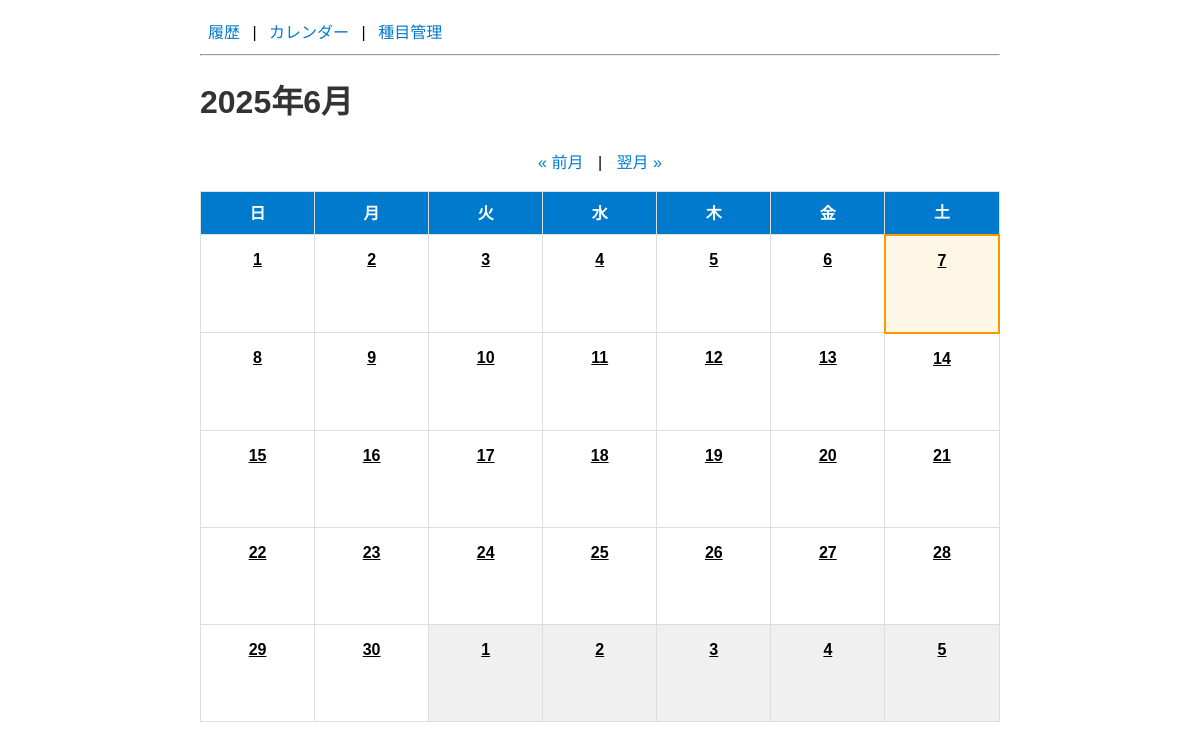
/calendar, run on an earlier commit of the app's database.
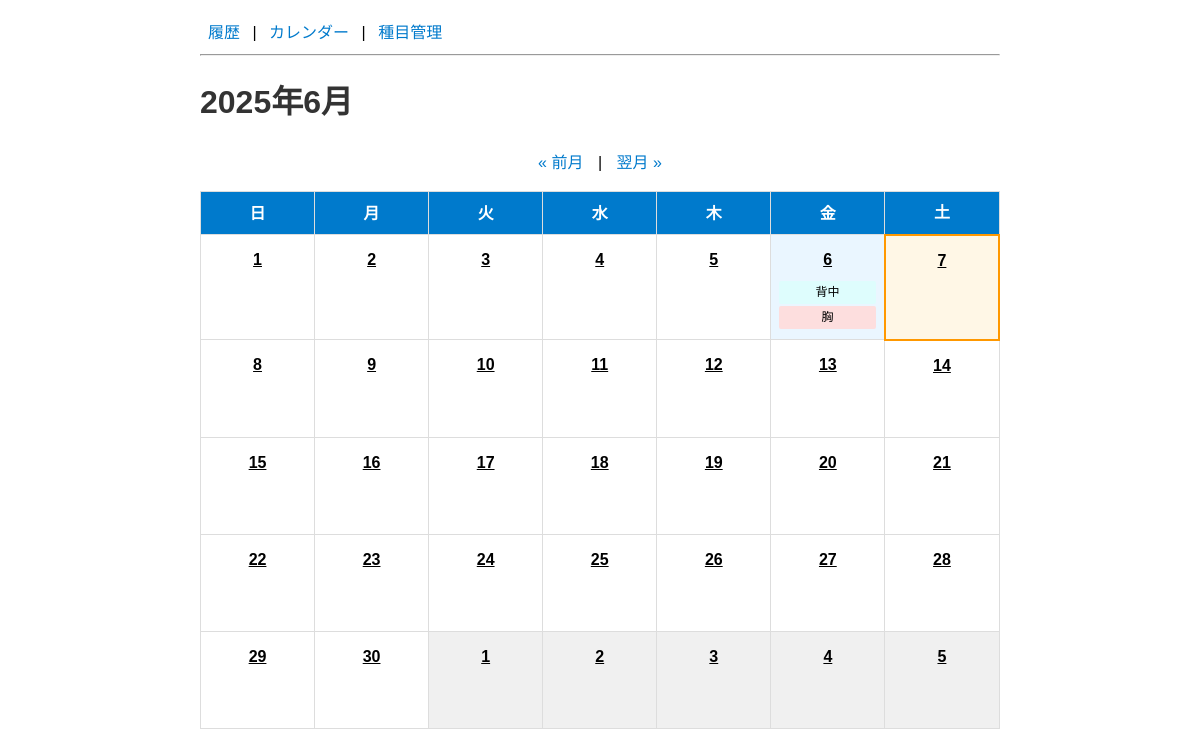
And on a later commit of the database.
### tables this page shows
CREATE TABLE exercises (
           id INTEGER PRIMARY KEY,
           name TEXT NOT NULL,
           muscle_group TEXT NOT NULL
       , memo TEXT, video_url TEXT, default_sets INTEGER, default_reps INTEGER, default_weight REAL);

### app.py (the view)
@app.route('/calendar')
def calendar_view():
    conn = get_db_connection()
    rows = conn.execute('''
        SELECT w.date, e.muscle_group
        FROM workouts w
        JOIN exercises e ON w.exercise_id = e.id
    ''').fetchall()
    conn.close()
    events = {}
    for r in rows:
        day_events = events.setdefault(r['date'], set())
        day_events.add(r['muscle_group'])
    year = request.args.get('year', type=int)
    month = request.args.get('month', type=int)
    if not year or not month:
        now = datetime.now()
        year = now.year
        month = now.month
    cal = calendar.Calendar(firstweekday=6)
    month_days = cal.monthdatescalendar(year, month)
    today = datetime.now().date()
    if month == 1:
        prev_month = 12
        prev_year = year - 1
    else:
        prev_month = month - 1
        prev_year = year
    if month == 12:
        next_month = 1
        next_year = year + 1
    else:
        next_month = month + 1
        next_year = year
    return render_template('calendar.html', events=events, days=month_days, year=year, month=month, today=today, prev_year=prev_year, prev_month=prev_month, next_year=next_year, next_month=next_month)

### app.py (called while the page is built)
def get_db_connection():
    conn = sqlite3.connect(DB_PATH)
    conn.row_factory = sqlite3.Row  # 行を辞書のように扱えるよう設定
    return conn

### templates/calendar.html (shortened to what this page needs)
{% extends 'base.html' %}
{% block content %}
<h1>{{ year }}年{{ month }}月</h1>
<div class="calendar-nav">
  <a href="{{ url_for('calendar_view', year=prev_year, month=prev_month) }}">&laquo; 前月</a> |
  <a href="{{ url_for('calendar_view', year=next_year, month=next_month) }}">翌月 &raquo;</a>
</div>
<table class="calendar">
  <tr>
    <th>日</th>
    <th>月</th>
    <th>火</th>
    <th>水</th>
    <th>木</th>
    <th>金</th>
    <th>土</th>
  </tr>
  {% for week in days %}
  <tr>
    {% for day in week %}
    {% set date_str = day.strftime('%Y-%m-%d') %}
    <td
      class="{% if day.month != month %}other-month {% endif %}{% if day == today %}today {% endif %}{% if events.get(date_str) %}has-event{% endif %}"
      data-date="{{ date_str }}">
      <div class="date-number"><a href="#" class="day-link">{{ day.day }}</a></div>
      {% set day_events = events.get(date_str, []) %}
      {% if day_events %}
      <ul class="events">
        {% for name in day_events %}
        <li
          class="{% if name == '胸' %}bg-chest{% elif name == '背中' %}bg-back{% elif name == '脚' %}bg-legs{% elif name == '肩' %}bg-shoulders{% elif name == '腕' %}bg-arms{% elif name == '腹' %}bg-core{% else %}bg-default{% endif %}">
          {{ name }}</li>
        {% endfor %}
      </ul>
      {% endif %}
    </td>
    {% endfor %}
  </tr>
  {% endfor %}
</table>
{% endblock %}

What changed in the data, as far as the page shows it:
added exercises: muscle_group "背中"
Also different on the page:
new list line: "胸"
